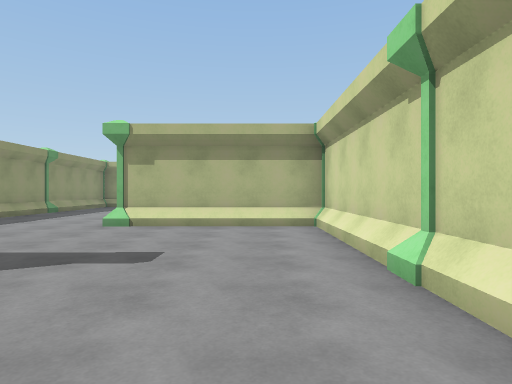
View 1 (above)

22 first-person views from a walk through a scene from a Unity 3-D project. The camera is 1.3 m above the floor, looks level and sees 75° across. The floor is counted in squares, 2 m on a side. Each view is taken from the middle of a square. On the plan, view 1 faces up. The plan holds only what a view shows up to about 10 squares ahead; the rest is blank. The place goes on beyond the plan. The player character is not drawn.

View 2
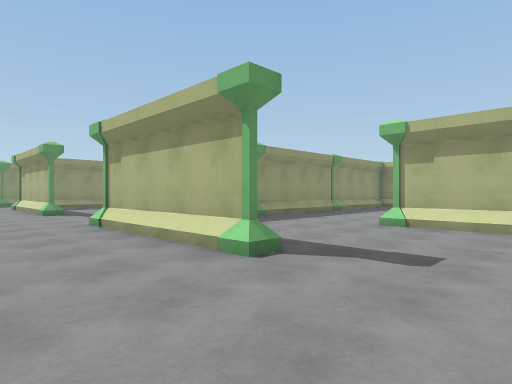

View 3
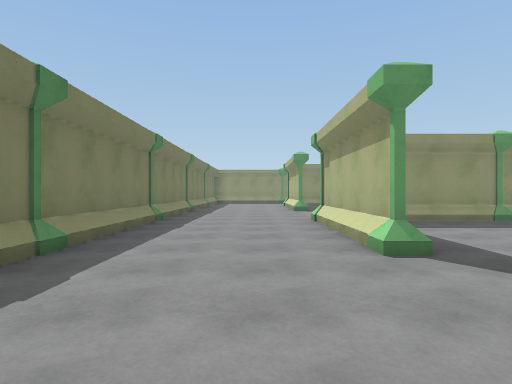

View 4
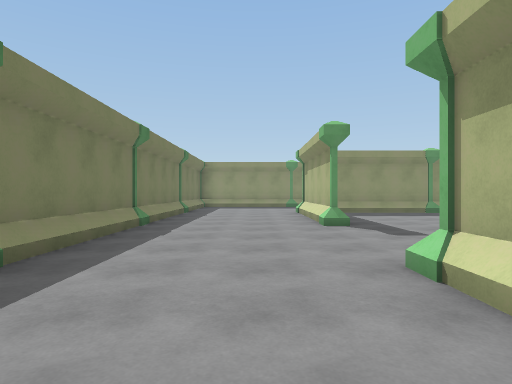

View 5
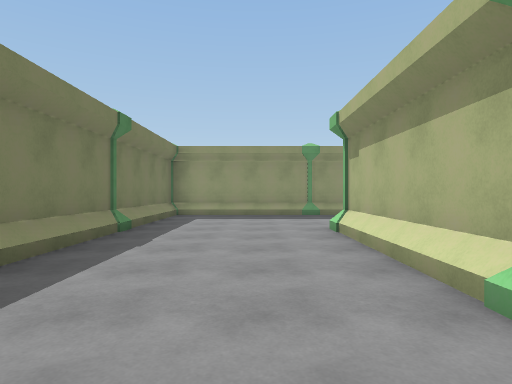

View 6
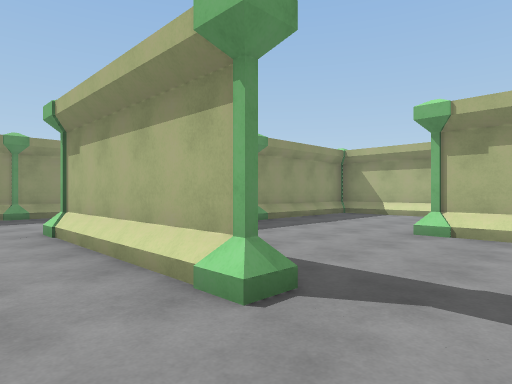

View 7
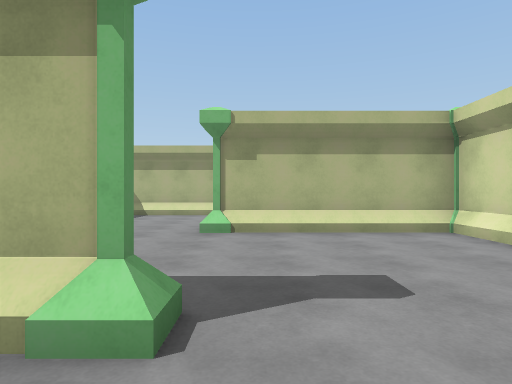

View 8
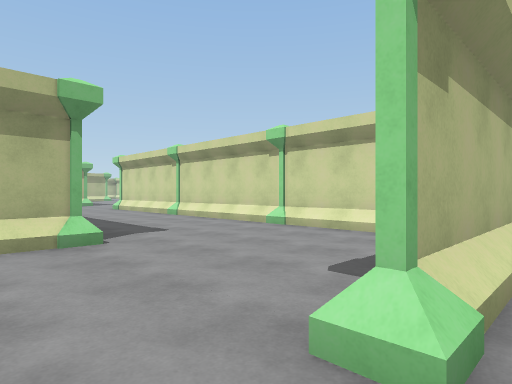

View 9
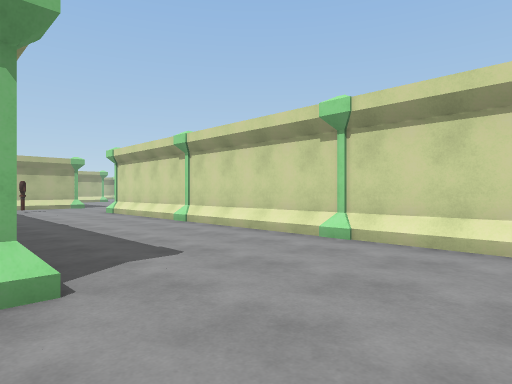

View 10
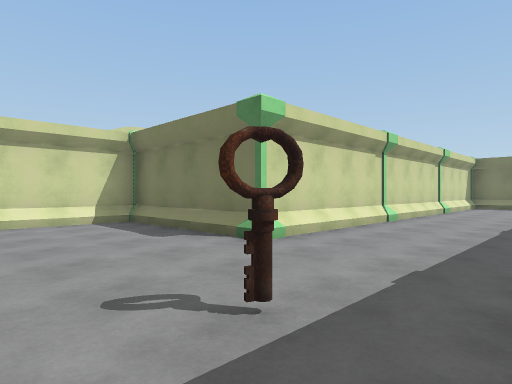

View 11
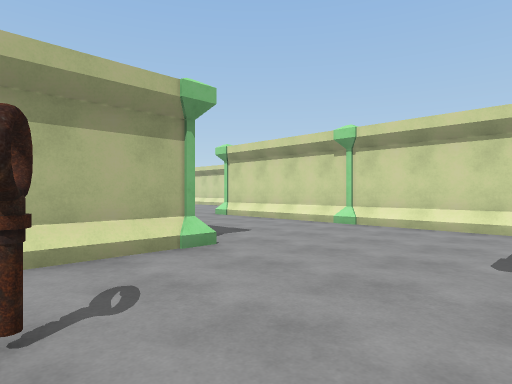

View 12
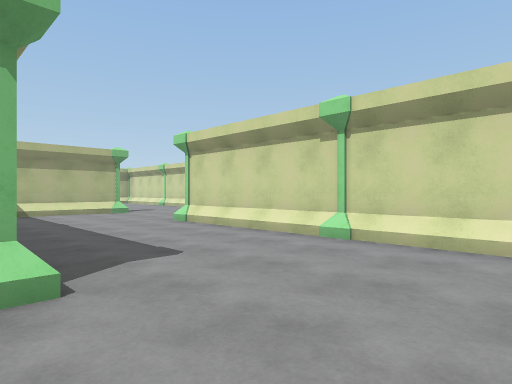

View 13
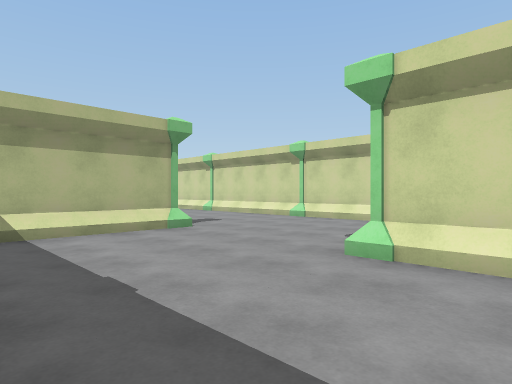

View 14
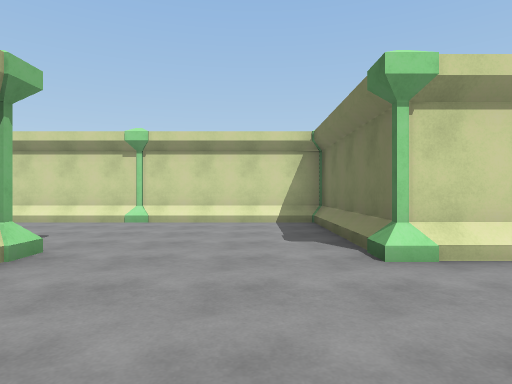

View 15
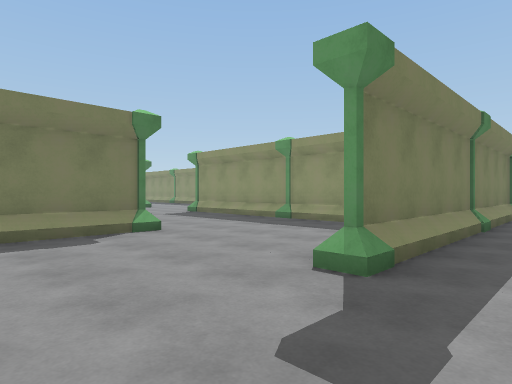

View 16
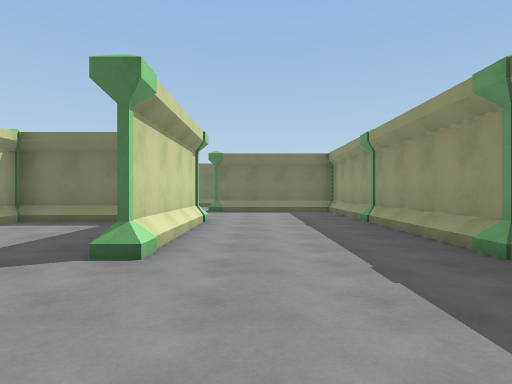

View 17
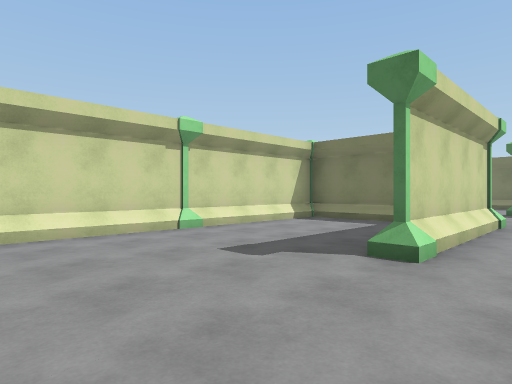

View 18
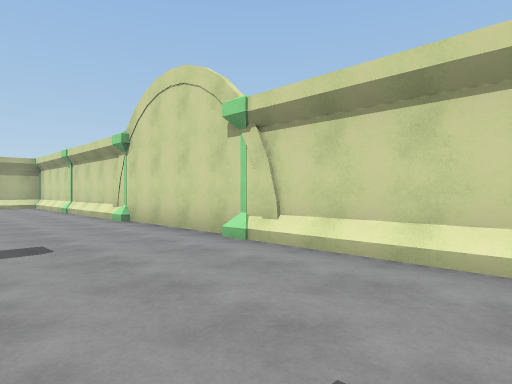

View 19
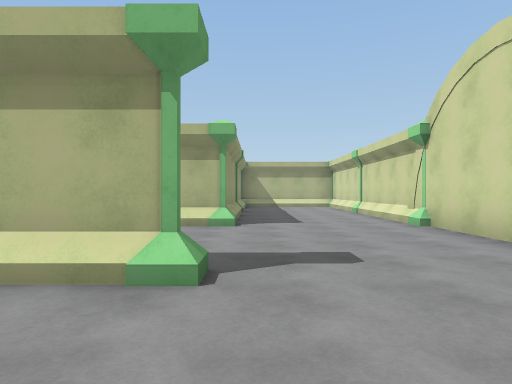

View 20
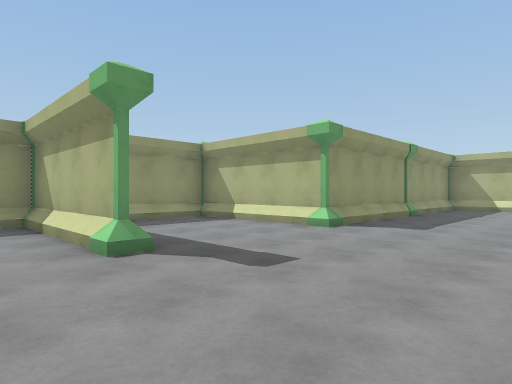

View 21
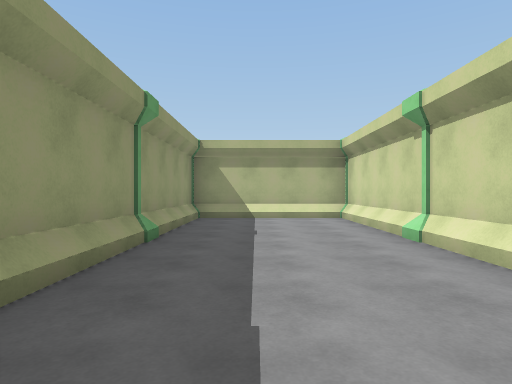

View 22
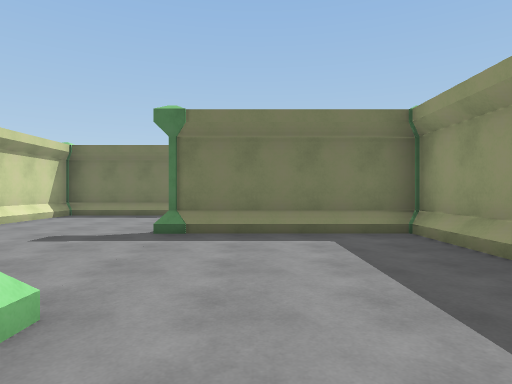

### Floor plan
Points are (right, up) in squares from view 1. A wall is a line through its corners. A room is listed if a view was taken in it or the views show most of it. See-through windows are left out.
Room 1 (views 1, 2, 3, 4, 5, 6, 7, 8, 9, 10, 11, 12, 13, 14, 15, 16, 17, 18, 19, 20, 21, 22)
walls: (-6.6, 14.5) (-6.6, 14); (-6.6, 10.5) (-6.6, 3.5); (-10.6, 10.5) (-13.6, 10.5); (-3.4, 14.5) (-6.4, 14.5); (-6.7, 8.5) (-6.7, 18.6) (-2.7, 18.6) (-2.7, 26.6) (0.4, 26.6); (-7.5, 6.5) (-10.6, 6.5); (-14.6, 9.5) (-14.6, 7.4); (-2.7, 7.6) (-2.7, 10.4); (-6.6, 22.5) (-8.4, 22.5); (-6.7, 5.2) (-6.7, 6.3); (-1, 6.6) (0.5, 6.6); (1.3, 7.8) (1.3, 26.1); (0.5, 6.5) (-2.5, 6.5); (-6.4, 2.6) (-3.5, 2.6); (-11.4, 2.5) (-14.4, 2.5); (-3.4, 2.5) (-6.5, 2.5); (-6.6, 28.1) (-6.6, 24.5); (-18.6, 3.6) (-18.6, -0.5); (0.5, 26.5) (-2.6, 26.5) (-2.6, 18.5) (-6.6, 18.5) (-6.6, 16.4); (1.3, 27.8) (1.3, 32.5); (-6.4, 30.6) (-3.4, 30.6); (-3.5, 30.5) (-5.4, 30.5); (-18.5, -1.4) (1.3, -1.4) (1.3, 6.1)
objects: pillar (-19, -1); pillar (-19, 3); pillar (-15, -1); pillar (-15, 3); pillar (-15, 7); pillar (-11, -1); pillar (-11, 3); pillar (-11, 7); pillar (-11, 10); other object (-11, 30); key (-9, 21); pillar (-7, -1); pillar (-7, 3); pillar (-7, 7); pillar (-7, 11); pillar (-7, 15); pillar (-7, 19); pillar (-7, 22); pillar (-7, 27); pillar (-3, -1); pillar (-3, 3); pillar (-3, 7); pillar (-3, 11); pillar (-3, 15); pillar (-3, 18); pillar (-3, 23); pillar (-3, 27); pillar (-3, 31); pillar (1, -1); pillar (1, 3); pillar (1, 7); pillar (1, 11); pillar (1, 15); pillar (1, 19); pillar (1, 23); pillar (1, 27); pillar (1, 31)

Where each view was taken, in squares from view 1:
view 1: 0 up, 0 right, facing up
view 2: 0 up, 0 right, facing up-left
view 3: 1 up, 1 right, facing left
view 4: 1 up, 4 left, facing left
view 5: 1 up, 9 left, facing left
view 6: 1 up, 9 left, facing up-left
view 7: 1 up, 10 left, facing up
view 8: 6 up, 12 left, facing up-right
view 9: 8 up, 11 left, facing up-right
view 10: 22 up, 10 left, facing down-right
view 11: 19 up, 9 left, facing up-right
view 12: 20 up, 7 left, facing up-right
view 13: 25 up, 6 left, facing up-right
view 14: 28 up, 6 left, facing right
view 15: 32 up, 0 right, facing down-left
view 16: 14 up, 4 left, facing down
view 17: 14 up, 4 left, facing down-right
view 18: 11 up, 2 left, facing up-right
view 19: 12 up, 2 left, facing up
view 20: 13 up, 1 right, facing up-left
view 21: 18 up, 1 left, facing up
view 22: 8 up, 4 left, facing down
